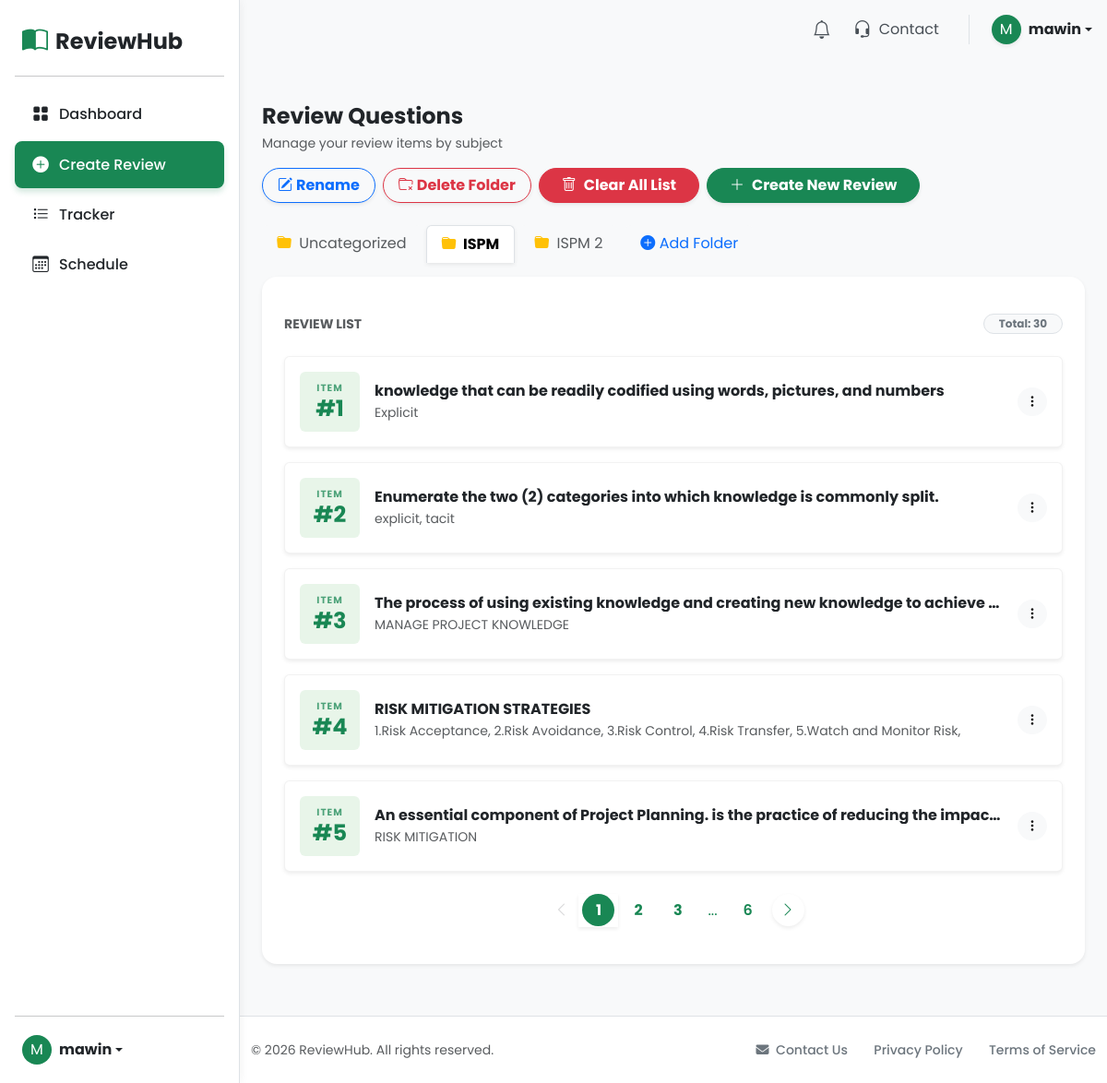
The page /src/create_review.php?subject_id=42 (signed in) on the database as committed earlier.
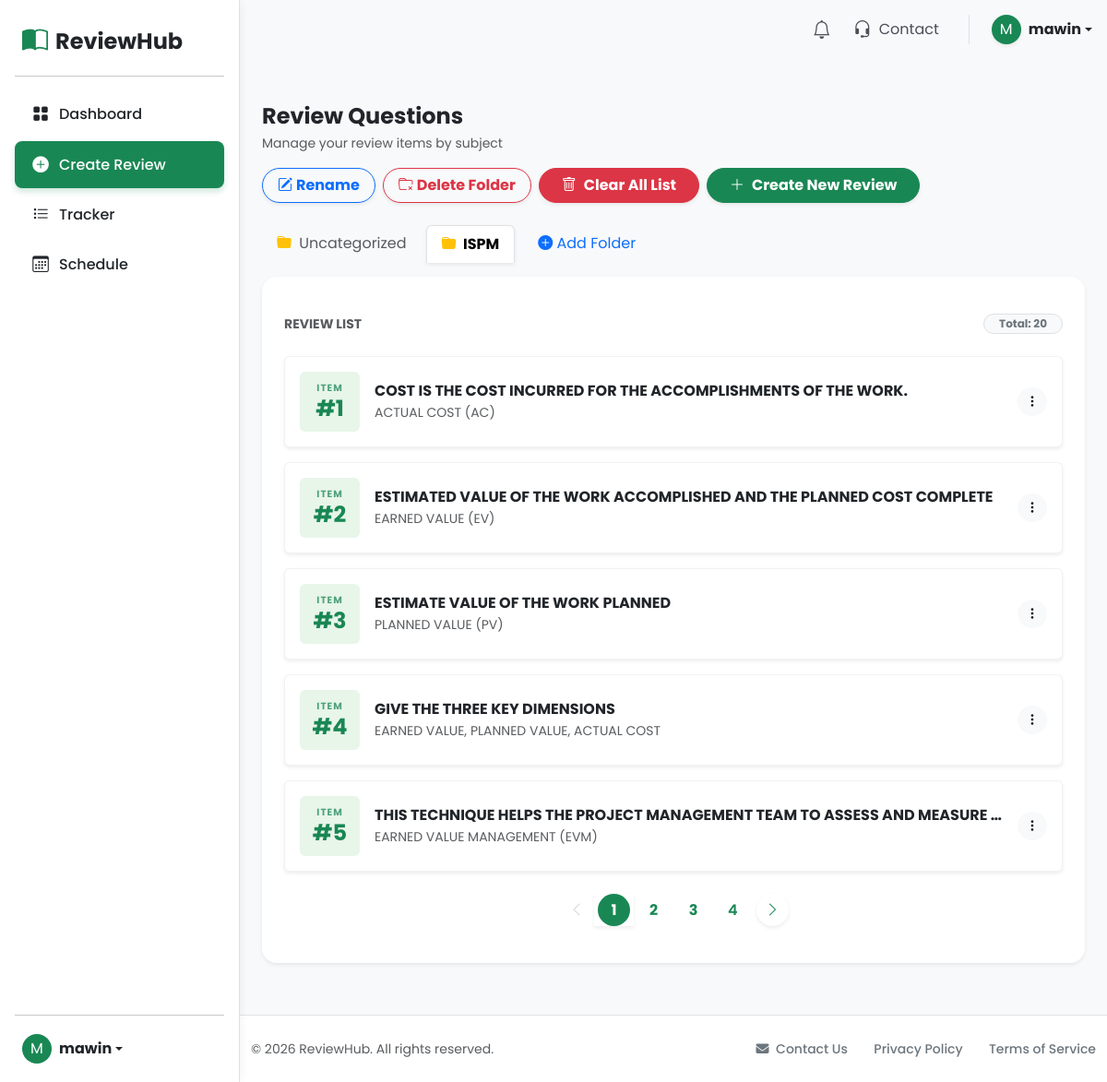
The same page on the database as committed later.
### tables this page shows
CREATE TABLE subjects (
        id INTEGER PRIMARY KEY AUTOINCREMENT,
        user_id INTEGER NOT NULL,
        name TEXT NOT NULL,
        created_at DATETIME DEFAULT CURRENT_TIMESTAMP,
        FOREIGN KEY (user_id) REFERENCES users(id)
    );

CREATE TABLE content (
        id INTEGER PRIMARY KEY AUTOINCREMENT,
        user_id INTEGER NOT NULL,
        question TEXT NOT NULL,
        answer TEXT,
        created_at DATETIME DEFAULT CURRENT_TIMESTAMP, subject_id INTEGER REFERENCES subjects(id),
        FOREIGN KEY (user_id) REFERENCES users(id)
    );

### src/create_review.php (the view, shortened to what the rows shown need)
<?php
require_once "db.php";
$db = get_db();
$user = $_SESSION['user'];
$user_id = $user['id'];
$subjectStmt = $db->prepare("SELECT * FROM subjects WHERE user_id = :uid ORDER BY id ASC");
$subjectStmt->bindValue(':uid', $user_id, SQLITE3_INTEGER);
$subjectResult = $subjectStmt->execute();
$subjects = [];
while ($row = $subjectResult->fetchArray(SQLITE3_ASSOC)) {
    $subjects[] = $row;
}
$active_subject_id = isset($_GET['subject_id']) && is_numeric($_GET['subject_id']) ? (int)$_GET['subject_id'] : null;
$page = isset($_REQUEST['page']) && is_numeric($_REQUEST['page']) ? (int)$_REQUEST['page'] : 1;
$limit = 5;
$offset = ($page - 1) * $limit;
if ($active_subject_id) {
    $countStmt = $db->prepare("SELECT COUNT(*) as count FROM content WHERE user_id = :uid AND subject_id = :sid");
    $countStmt->bindValue(':sid', $active_subject_id, SQLITE3_INTEGER);
} else {
    $countStmt = $db->prepare("SELECT COUNT(*) as count FROM content WHERE user_id = :uid AND subject_id IS NULL");
}
$countStmt->bindValue(':uid', $user_id, SQLITE3_INTEGER);
$countResult = $countStmt->execute()->fetchArray(SQLITE3_ASSOC);
$total_records = $countResult['count'];
if ($active_subject_id) {
    $stmt = $db->prepare("SELECT * FROM content WHERE user_id = :uid AND subject_id = :sid ORDER BY id DESC LIMIT $limit OFFSET $offset");
    $stmt->bindValue(':sid', $active_subject_id, SQLITE3_INTEGER);
} else {
    $stmt = $db->prepare("SELECT * FROM content WHERE user_id = :uid AND subject_id IS NULL ORDER BY id DESC LIMIT $limit OFFSET $offset");
}
$stmt->bindValue(':uid', $user_id, SQLITE3_INTEGER);
$result = $stmt->execute();
$reviews = [];
while ($row = $result->fetchArray(SQLITE3_ASSOC)) {
    $reviews[] = $row;
}
function renderReviewList($reviews, $offset, $total_records, $current_page, $active_subject_id) {
    ?>
    <?php
    $display_index = $offset + 1;
    if (!empty($reviews)) {
        foreach ($reviews as $row) {
            ?>
            <div class="card mb-3 border-0 shadow-sm hover-shadow transition-all activity-card">
                <div class="card-body p-3">
                    <div class="d-flex align-items-center">
                        <div class="flex-shrink-0 text-center rounded p-2 me-3 q-box">
                            <small class="d-block fw-bold text-uppercase opacity-75" style="font-size: 0.65rem; letter-spacing: 1px;">ITEM</small>
                            <span class="h4 d-block mb-0 fw-bold">#<?php echo $display_index; ?></span>
                        </div>
                        <div class="flex-grow-1 min-w-0 me-3" style="min-width: 0;">
                            <h6 class="mb-1 fw-bold text-truncate text-dark">
                                <?php echo htmlspecialchars($row['question']); ?>
                            </h6>
                            <div class="text-muted small text-truncate-2">
                                <?php echo htmlspecialchars($row['answer']); ?>
                            </div>
                        </div>
                        <div class="flex-shrink-0">
                            <div class="dropdown">
                                <button class="btn btn-light btn-sm rounded-circle" type="button" data-bs-toggle="dropdown">
                                    <i class="bi bi-three-dots-vertical"></i>
                                </button>
                            </div>
                        </div>
                    </div>
                </div>
            </div>
            <?php
            $display_index++;
        }
    }
}
?>
<!DOCTYPE html>
<html lang="en">
<head>
    <link href="https://cdn.jsdelivr.net/npm/bootstrap@5.3.0/dist/css/bootstrap.min.css" rel="stylesheet">
    <link rel="stylesheet" href="https://cdnjs.cloudflare.com/ajax/libs/font-awesome/6.4.0/css/all.min.css">
    <link rel="stylesheet" href="https://cdn.jsdelivr.net/npm/bootstrap-icons@1.10.5/font/bootstrap-icons.css">
    <link rel="stylesheet" href="../styles/schedule.css">
    <link rel="stylesheet" href="../styles/nav.css">
    <link rel="stylesheet" href="../styles/create_review.css">
</head>
<body>
    <?php require_once "header.php"; ?>
    <?php include "nav.php"; ?>
    <main class="main-content">
        <div class="container-xl p-3 p-lg-4">
            <ul class="nav nav-tabs border-bottom-0 mb-3" style="gap: 5px;">
                <?php foreach ($subjects as $sub): ?>
                    <li class="nav-item">
                        <a class="nav-link <?php echo $active_subject_id === $sub['id'] ? 'active fw-bold shadow-sm border-bottom-0' : 'text-muted bg-light border-0'; ?> rounded-top"
                           href="create_review.php?subject_id=<?php echo $sub['id']; ?>">
                           <i class="bi bi-folder-fill me-1 text-warning"></i> <?php echo htmlspecialchars($sub['name']); ?>
                        </a>
                    </li>
                <?php endforeach; ?>
            </ul>
            <div class="card border-0 shadow-sm rounded-4 rounded-top-start-0">
                <div class="card-body p-4">
                    <div id="review-list-container">
                        <?php renderReviewList($reviews, $offset, $total_records, $page, $active_subject_id); ?>
                    </div>
                </div>
            </div>
        </div>
    </main>
</body>
</html>

Rows that differ between the two databases and show on the page:
removed subjects: name "ISPM 2"
removed content: question "knowledge that can be readily codified using words, pictures, and numbers", answer "Explicit"
removed content: question "Enumerate the two (2) categories into which knowledge is commonly split.", answer "explicit, tacit"
removed content: question "The process of using existing knowledge and creating new knowledge to achieve…", answer "MANAGE PROJECT KNOWLEDGE"
removed content: question "RISK MITIGATION STRATEGIES", answer "1.Risk Acceptance, 2.Risk Avoidance, 3.Risk Control, 4.Risk Transfer, 5.Watch and Monitor Risk,"
removed content: question "An essential component of Project Planning. is the practice of reducing the impac…", answer "RISK MITIGATION"
added content: question "COST IS THE COST INCURRED FOR THE ACCOMPLISHMENTS OF THE WORK.", answer "ACTUAL COST (AC)"
added content: question "ESTIMATED VALUE OF THE WORK ACCOMPLISHED AND THE PLANNED COST COMPLETE", answer "EARNED VALUE (EV)"
added content: question "ESTIMATE VALUE OF THE WORK PLANNED", answer "PLANNED VALUE (PV)"
added content: question "GIVE THE THREE KEY DIMENSIONS", answer "EARNED VALUE, PLANNED VALUE, ACTUAL COST"
added content: question "THIS TECHNIQUE HELPS THE PROJECT MANAGEMENT TEAM TO ASSESS AND MEASURE…", answer "EARNED VALUE MANAGEMENT (EVM)"
Other text that changed with them:
$total_records: "30" → "20"
$total_pages: "6" → "4"
